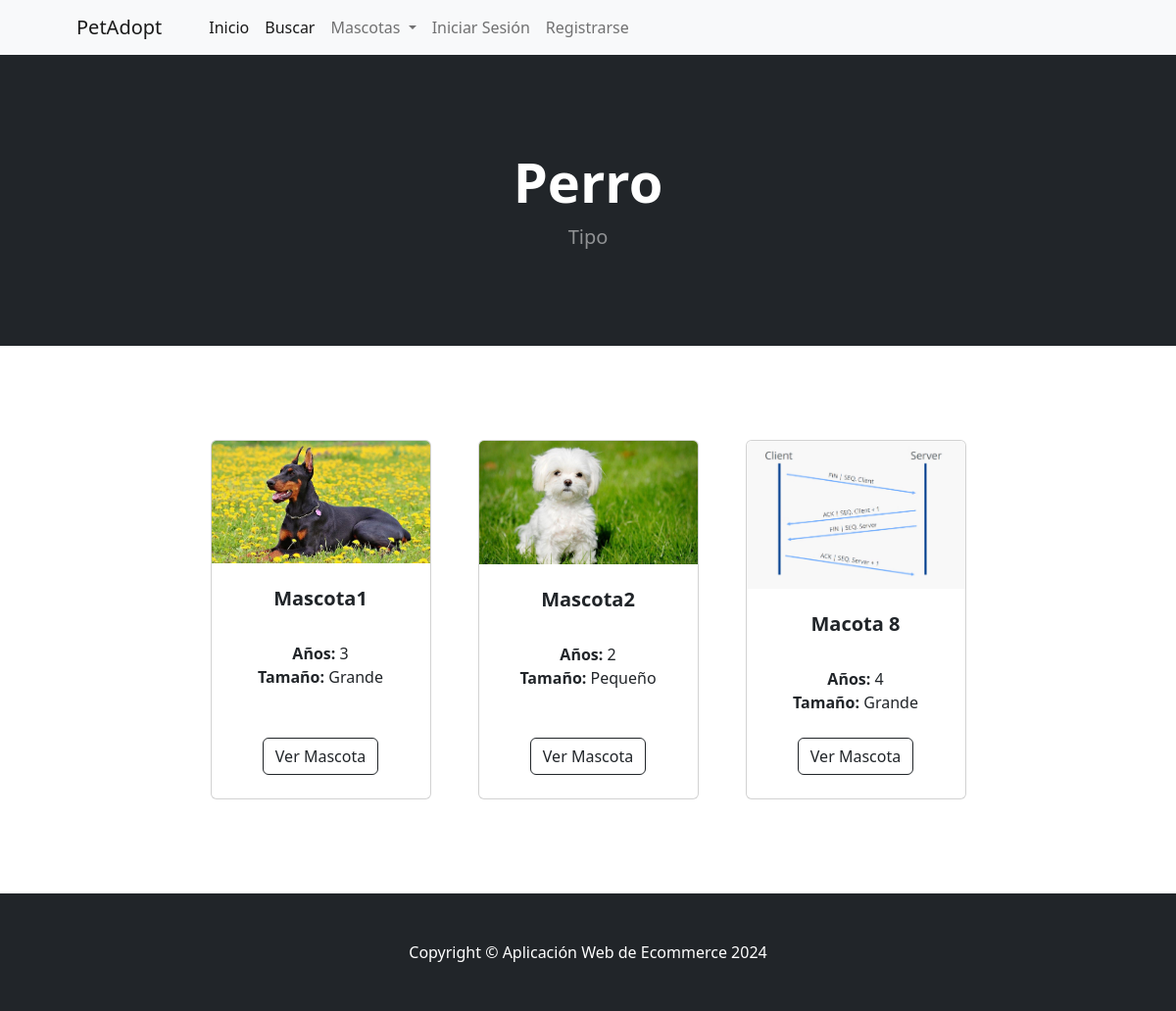
The app's page /tipo/Perro with its own data.
### pag/models.py (models this page shows, shortened)
class Tipo(models.Model):
    name = models.CharField(max_length=50)
    def __str__(self):
        return self.name
    class Meta:
        verbose_name_plural = 'tipos'

class Mascota(models.Model):
    name = models.CharField(max_length=50)
    tamano = models.CharField(max_length=10)
    tipo = models.ForeignKey(Tipo, on_delete=models.CASCADE, default=1)
    edad = models.CharField(max_length=10, default='', blank=True, null=False)
    sexo = models.CharField(max_length=10)
    descripcion = models.TextField(max_length=250, default='')
    lugar_adopcion = models.ForeignKey(LugarAdopcion, on_delete=models.CASCADE, null=False)
    image = models.ImageField(upload_to='uploads/mascota/')

### pag/views.py (the view)
# urls.py: path('tipo/<str:foo>', views.tipo, name='tipo'),
def tipo(request, foo):
    foo = foo.replace('-', ' ')
    try:
        tipo = Tipo.objects.get(name=foo)
        mascotas = Mascota.objects.filter(tipo=tipo)
        return render(request, 'tipo.html', {'mascotas': mascotas, 'tipo': tipo})
    except:
        messages.success(request, ("Por ahora NO hay Mascotas de este Tipo"))
        return redirect('home')

### pag/templates/tipo.html
{% extends 'base.html' %}
{% block content%}
        <header class="bg-dark py-5">
            <div class="container px-4 px-lg-5 my-5">
                <div class="text-center text-white">
                    <h1 class="display-4 fw-bolder">{{ tipo }}</h1>
                    <p class="lead fw-normal text-white-50 mb-0">Tipo</p>
                </div>
            </div>
        </header>
        <section class="py-5">
            <div class="container px-4 px-lg-5 mt-5">
                <div class="row gx-4 gx-lg-5 row-cols-2 row-cols-md-3 row-cols-xl-4 justify-content-center">
                    {% for mascota in mascotas %}
                        <div class="col mb-5">
                            <div class="card h-100">
                                <img class="card-img-top" src="{{ mascota.image.url }}" alt="..." />
                                <div class="card-body p-4">
                                    <div class="text-center">
                                        <h5 class="fw-bolder">{{ mascota.name }}</h5>
                                        <br>
                                        <strong>Años: </strong>{{ mascota.edad }}
                                        <br>
                                        <strong>Tamaño: </strong>{{ mascota.tamano }}
                                        <br>
                                    </div>
                                </div>
                                <div class="card-footer p-4 pt-0 border-top-0 bg-transparent">
                                    <div class="text-center"><a class="btn btn-outline-dark mt-auto" href="{% url 'mascota' mascota.id %}">Ver Mascota</a></div>
                                </div>
                            </div>
                        </div>
                    {% endfor %}
            </div>
        </section>
{% endblock %}

### records on screen
Tipo: name "Perro"
Mascota: image (picture), name "Mascota1", edad "3", tamano "Grande"
Mascota: image (placeholder picture), name "Mascota2", edad "2", tamano "Pequeño"
Mascota: image (picture), name "Macota 8", edad "4", tamano "Grande"
